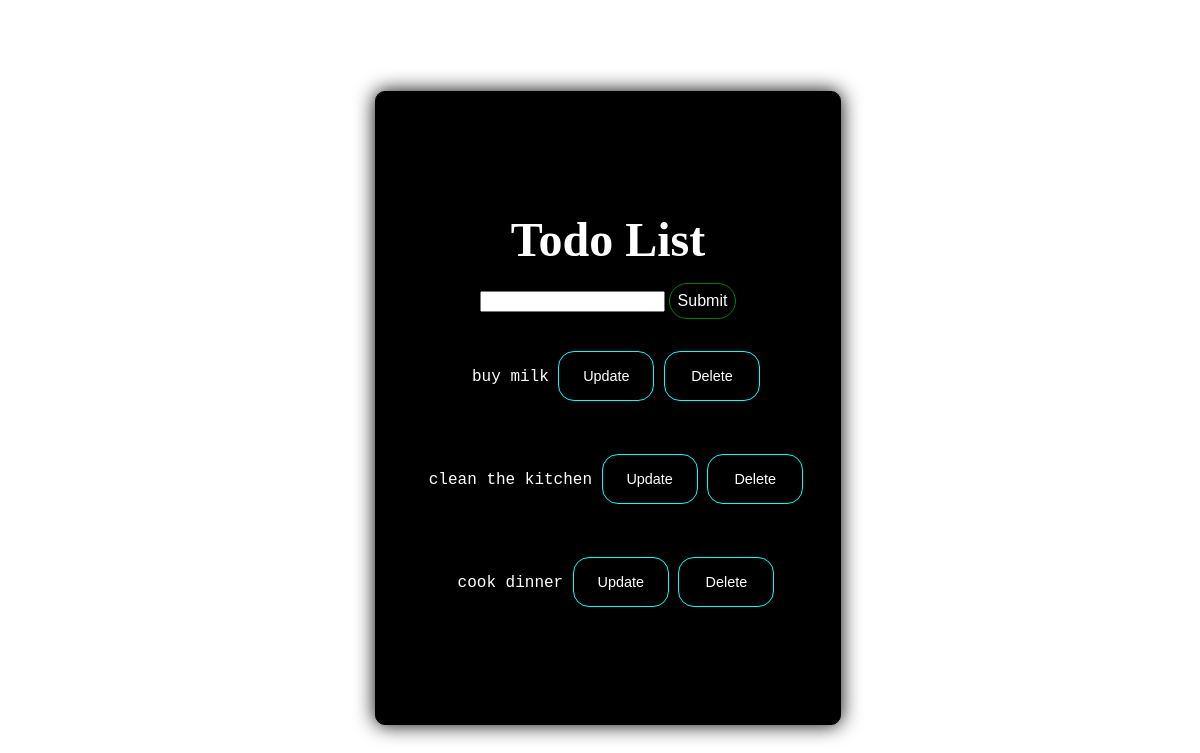
Before: / with the older database file.
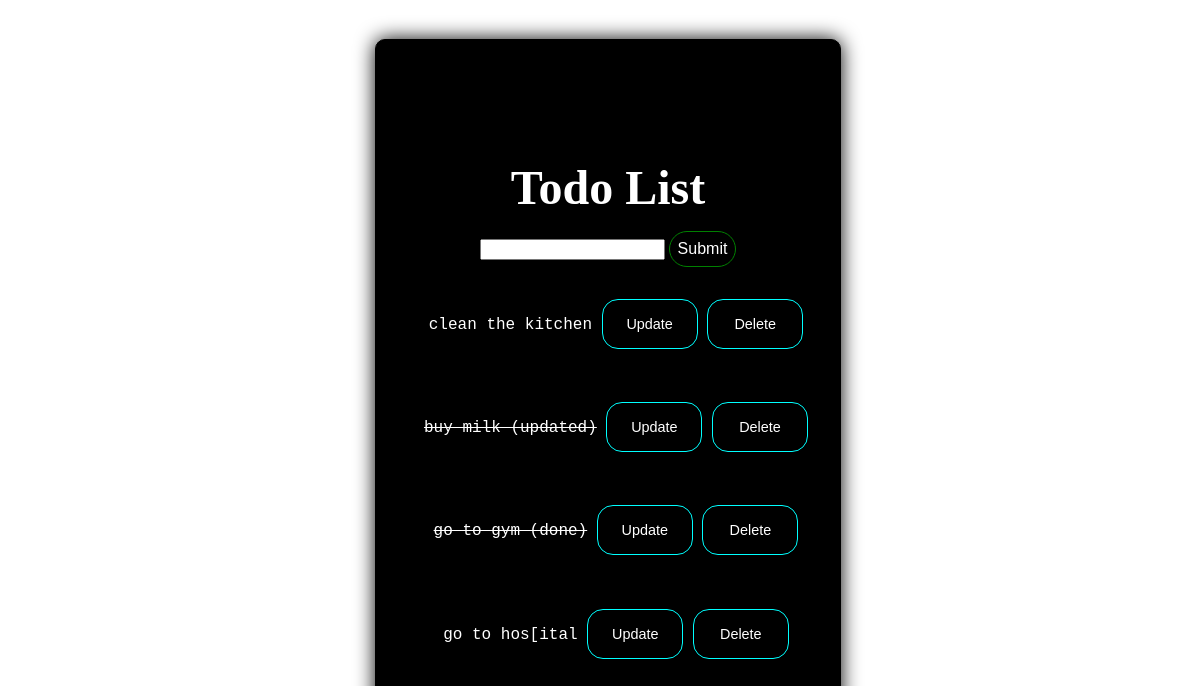
After: the same page with the newer database file.
### task/models.py (models this page shows)
class Task(models.Model):
    title=models.CharField(max_length=100)
    status=models.BooleanField(default=False)
    created=models.DateTimeField(auto_now_add=True)
    def __str__(self):
        return self.title

### task/views.py (the view)
# urls.py: path('',views.index,name='index'),
def index(request):
    tasks = Task.objects.all()
    form = TaskForm()
    if request.method == 'POST':
        form=TaskForm(request.POST)
        if form.is_valid():
            form.save()
        return redirect('/')
    content={'tasks':tasks,'form':form}
    return render(request,'form.html',content)

### task/form.py
class TaskForm(ModelForm):
    class Meta:
        model = Task
        fields = '__all__'

### template/form.html (shortened to what this page needs)
<!DOCTYPE html>
<html lang="en">
<head>
</head>
<body>
    <div class="form-container">
        <h2 class="login-title">Todo List</h2>
        <div class="task">
            <form method="post" action="/">
               {{form.title}}
                <button class="loginBtn">Submit</button>
            </form>
        </div>
            {% for task in tasks %}
                <div class="content">
                    {% if task.status == True %}
                    <pre><strike>{{task}}</strike> <a href="{% url 'update_task' task.id %}"><button class="btn">Update</button></a> <a href="{% url 'delete_task' task.id %}"><button class="btn">Delete</button></a></pre>  <br>
                    {% else %}
                    <pre><span>{{task}}</span> <a href="{% url 'update_task' task.id %}" ><button class="btn">Update</button></a> <a href="{% url 'delete_task' task.id %}"><button class="btn">Delete</button></a></pre>  <br>
                    {% endif %}
                </div>
            {% endfor %}
    </div>
</body>
</html>

### template/form.html (style rules this page uses)
body { display: flex; justify-content: center; align-items: center; width: 100%; height: 100vh; }
.form-container { display: flex; justify-content: center; align-items: center; flex-direction: column; background-color: black; color: white; width: 25rem; border-radius: 10px; padding: 5em 2rem; box-shadow: 0px 0px 20px 0px black; border: 1px solid black; }
.login-title { font-size: 3rem; margin-bottom: 1rem; }
.content { margin-left: 1rem; margin-bottom: .2rem; font-size: 1rem; }
.task { margin-bottom: 1rem; }
.btn { text-align: center; border: 1px solid cyan; margin: 0rem; color: white; background: transparent; padding: 1rem 1rem; border-radius: 1rem; width: 6rem; font-size: .9rem; outline: none; transition: all .2s ease-in-out; }
.loginBtn { background: transparent; border: 1px solid green; padding: .5rem .5rem; border-radius: 6rem; text-decoration: none; font-size: 1rem; color: white; cursor: pointer; transition: all .3s ease-in-out; }

Changed rows visible on the page:
removed Task: title "buy milk"
removed Task: title "cook dinner"
added Task: title "buy milk (updated)"
added Task: title "go to gym (done)"
added Task: title "go to hos[ital"
